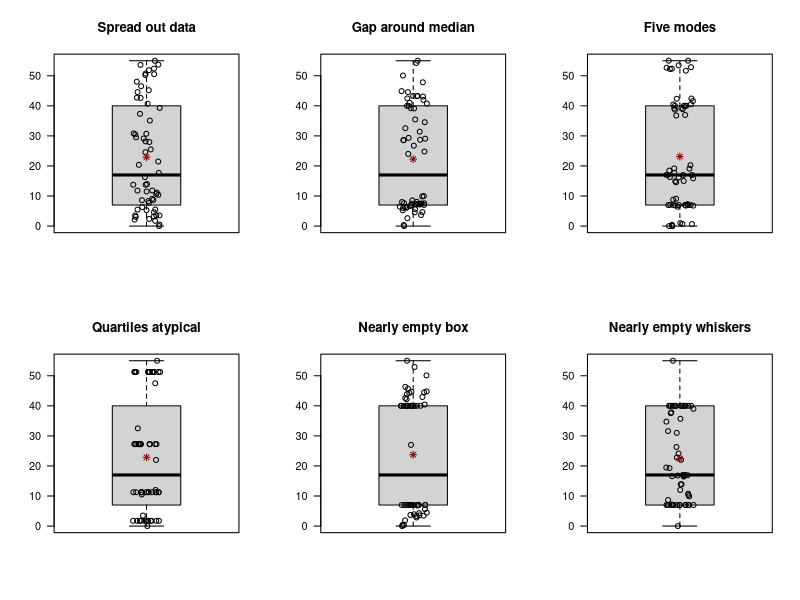
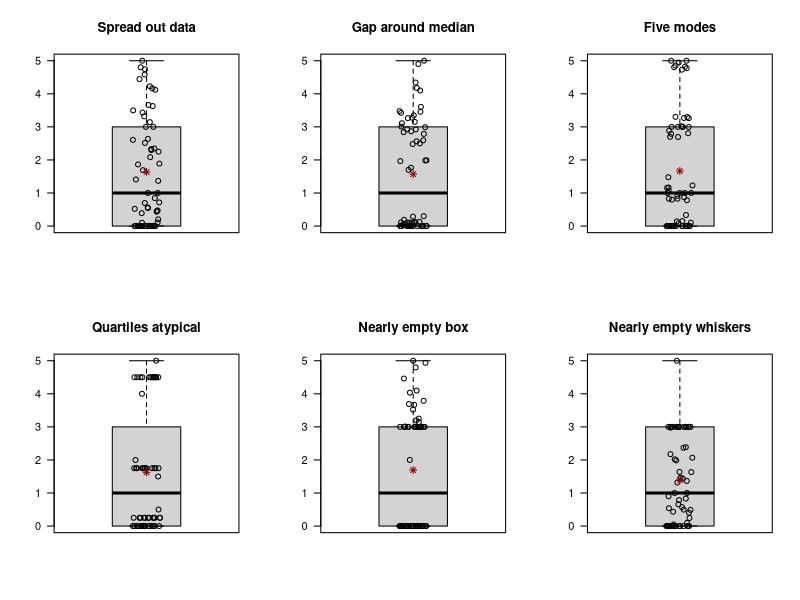
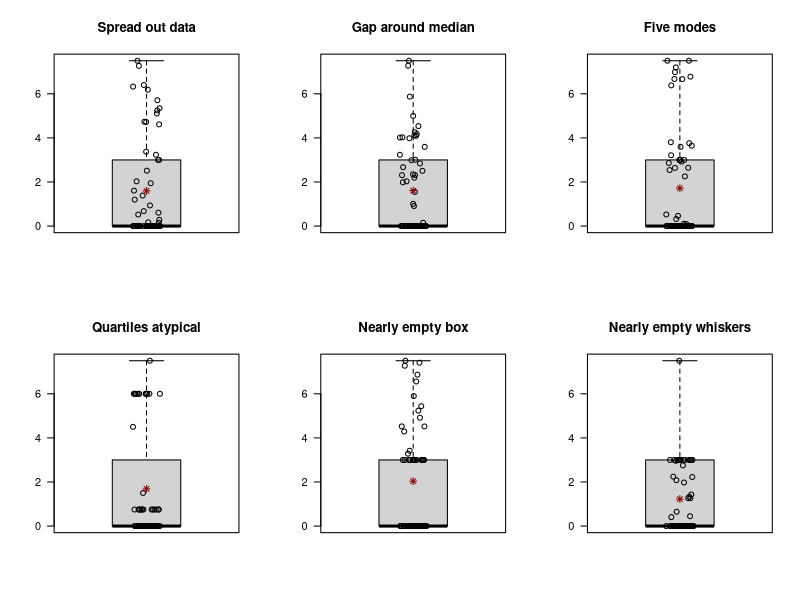
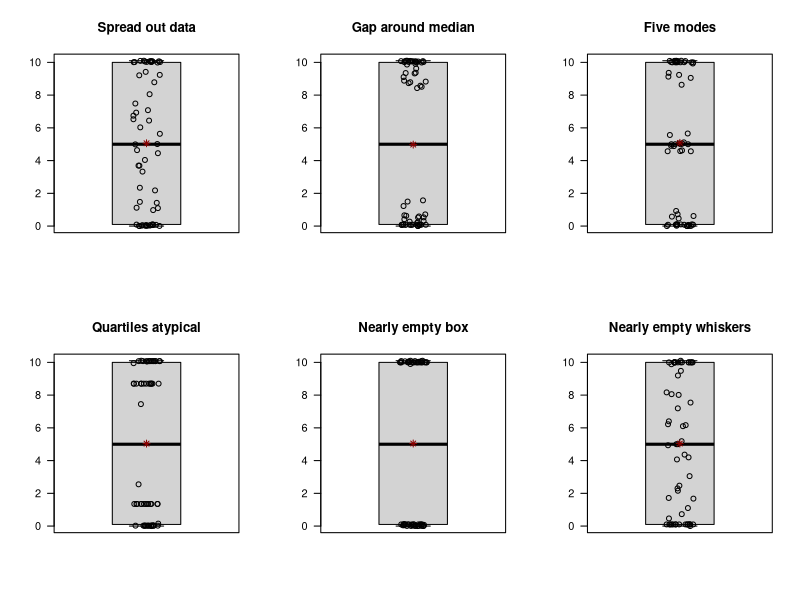

Here is the R script that generated these plots, in order:
boxplot_data <- function(
    k,                          
    minv, q1, q2, q3, maxv,    
    s = NULL,                 
    shapes = rep("uniform", 4), 
    margins_lo = c(0.05, 0.05, 0.05, 0.05),
    margins_hi = c(0.05, 0.05, 0.05, 0.05)) {
  # Generate univariate data whose five-number summary matches 
  # specified values. Data between these values follows user-specified
  # distributions.
  
  # k: Integer, k >= 2. Generates n = 4*k observations.
  # minv, q1, q2, q3, maxv: Desired five-number summary in ascending order.
  # s: Numeric vector (length 3) giving the gaps around q1, q2, and q3. 
  #    If NULL, a default gap equal to 10% of the smallest adjacent interval is used.
  # shapes: Character vector (length 4) specifying the distribution shape in each interval.
  # margins_lo, margins_hi: Numeric vectors (length 4) giving lower and upper insets 
  #                         (proportions) that keep generated values away from the interval endpoints.

  if (k < 2) stop("k must be >= 2")
  if (any(c(minv, q1, q2, q3, maxv) != sort(c(minv, q1, q2, q3, maxv)))) {
    stop("five-number summary must be in ascending order.")
  }
  n <- 4 * k
  
  # Symmetric gap around quartiles
  if (is.null(s)) {
    s <- min(q1 - minv, q2 - q1, q3 - q2, maxv - q3) * 0.1
    s <- rep(s, 3)
  }
  
  data <- numeric(n)
  data[1]       <- minv
  data[k]       <- q1 - s[1] # gap around first hinge
  data[k + 1]   <- q1 + s[1]
  data[2 * k]   <- q2 - s[2] # gap around median
  data[2*k + 1] <- q2 + s[2]
  data[3 * k]   <- q3 - s[3] # gap around second hinge
  data[3*k + 1] <- q3 + s[3]
  data[n]       <- maxv
  
  # Squish data into
  squish <- function(x) {
    x <- x - min(x)
    x <- x / max(x)
  }
  right_skewed <- function(m) {
    x <- abs(rnorm(m))
    squish(x)
  }
  left_skewed <- function(m) {
    x <- 1 - right_skewed(m)
    squish(x)
  }
  one_bump <- function(m) {
    x <- rnorm(m)
    squish(x)
  }
  two_bumps <- function(m) {
    x <- c(rnorm(floor(m/2), -5), rnorm(ceiling(m/2), 5))
    squish(x)
  }
  
  
  fill_segment <- function(v0, v1, m, shape, a0, b0) {
    if (m <= 0) return(numeric(0))
    u <- switch(shape,
                uniform    = runif(m),
                right_skew = right_skewed(m),
                left_skew  = left_skewed(m),
                one_bump   = one_bump(m),
                two_bumps  = two_bumps(m),
                stop("unknown shape: ", shape)
    )
    u <- a0 + (1 - a0 - b0) * u   # inset u away from 0/1
    sort(v0 + (v1 - v0) * u)
  }
  
  # Obtain bounds (ranks) for segments
  seg_bounds <- list(c(1, k), c(k+1, 2*k), c(2*k+1, 3*k), c(3*k+1, n))
  for (j in seq_along(seg_bounds)) {
    i0 <- seg_bounds[[j]][1]
    i1 <- seg_bounds[[j]][2]
    m <- i1 - i0 - 1
    if (m <= 0) next
    pts <- fill_segment(data[i0], data[i1], m, shapes[j], a0 = margins_lo[j], b0 = margins_hi[j])
    data[(i0 + 1):(i1 - 1)] <- pts
  }
  
  if (isFALSE(all.equal(fivenum(data), c(minv, q1, q2, q3, maxv)))) {
    warning("Not exact match with desired values.")
  }
  
  data
}

draw_boxplot <- function(x, show_mean = TRUE, main = NULL) {
  # Draw boxplot with horizontally jittered points overlaid,
  # and optionally, the mean.
  boxplot(x, main = main, at = 1)
  points(x = jitter(rep(1, length(x)), 4), y = x)
  if (show_mean) points(x = 1, mean(x), col = "darkred", pch = 8)
}

plot_boxplots <- function(k = 15, five_numbers = c(0, 7, 17, 40, 55), 
  show_mean = TRUE, show_data = FALSE) {
  # Plot 6 identical boxplots with different underlying distributions.
  
  five_numbers <- sort(five_numbers)
  minv <- five_numbers[1]
  maxv <- five_numbers[5]
  q1 <- five_numbers[2]
  q2 <- five_numbers[3]
  q3 <- five_numbers[4]
  
  if (minv < q1 - 1.5*(q3 - q1)) {
    minv <- q1 - 1.5*(q3 - q1)
    warning(paste0("Minimum value too far from box. Was reset to ", minv, "."))
  }
  if (maxv > q3 + 1.5*(q3 - q1)) {
    maxv <- q3 + 1.5*(q3 - q1)
    warning(paste0("Maximum value too far from box. Was reset to ", maxv, "."))
  }

  op <- par(no.readonly = TRUE)
  par(mfrow = c(2, 3), las = 1)
  
  # Spread out
  d1 <- boxplot_data(k, minv, q1, q2, q3, maxv, 
    shapes = c("uniform", "uniform", "uniform", "uniform"))
  draw_boxplot(d1, main = "Spread out data")
  
  # Gap around median
  d2 <- boxplot_data(k, minv, q1, q2, q3, maxv,  
    shapes = c("left_skew", "right_skew", "left_skew", "right_skew"),
    s = c(min(q1 - minv, 0.01), 0.7*min(q2 - q1, q3 - q2), min(maxv - q3, 0.01)))
  draw_boxplot(d2, main = "Gap around median")
  
  # Five numbers typical
  d3 <- boxplot_data(k, minv, q1, q2, q3, maxv,  
    shapes = c("two_bumps", "two_bumps", "two_bumps", "two_bumps"),
    s = rep(0, 3),
    margins_lo = rep(0, 4),
    margins_hi = rep(0, 4))
  draw_boxplot(d3, main = "Five modes")
  
  # All quartiles atypical
  d4 <- boxplot_data(k, minv, q1, q2, q3, maxv,  
    shapes = c("uniform", "uniform", "uniform", "uniform"),
    s = 0.5*c(min(q1 - minv, q2 - q1), min(q2 - q1, q3 - q2), min(q3 - q2, maxv - q3)),
    margins_lo = c(0.5, 0.5, 0.5, 0.5),
    margins_hi = c(0.5, 0.5, 0.5, 0.5))
  draw_boxplot(d4, main = "Quartiles atypical")
  
  # 5) Nearly empty box
  d5 <- boxplot_data(k, minv, q1, q2, q3, maxv,  
    shapes = c("uniform", "uniform", "uniform", "uniform"),
    s = c(0, min(q2 - q1, q3 - q2), 0),
    margins_lo = c(0, 0, 1, 0),
    margins_hi = rep(0, 4))
  draw_boxplot(d5, main = "Nearly empty box")
  
  # 6) Nearly empty whiskers
  d6 <- boxplot_data(k, minv, q1, q2, q3, maxv,  
    shapes = c("left_skew", "uniform", "uniform", "right_skew"),
    s = c(0, 0, 0),
    margins_lo = c(1, 0, 0, 0),
    margins_hi = c(0, 0, 0, 1))
  draw_boxplot(d6, main = "Nearly empty whiskers")
  
  par(op)
  
  if (show_data) {
    d <- data.frame(
      x = c(d1, d2, d3, d4, d5, d6),
      plot = rep(1:6, each = 4*k)
    )
    return(d)
  }
}

d <- plot_boxplots(show_data = TRUE)
tapply(d$x, d$plot, mean)

d <- plot_boxplots(five_numbers = c(0, 0, 1, 3, 5), show_data = TRUE)
tapply(d$x, d$plot, mean)

d <- plot_boxplots(five_numbers = c(0, 0, 0, 3, 17))
d <- plot_boxplots(five_numbers = c(0, 0.1, 5, 10, 10.1))
